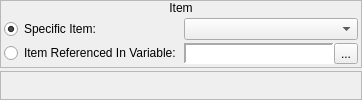
            <widget class="QWidget" name="hero_wItem">
             <layout class="QVBoxLayout" name="verticalLayout_62">
              <property name="spacing">
               <number>3</number>
              </property>
              <property name="margin">
               <number>0</number>
              </property>
              <item>
               <widget class="QFrame" name="frame_46">
                <property name="sizePolicy">
                 <sizepolicy hsizetype="Preferred" vsizetype="Fixed">
                  <horstretch>0</horstretch>
                  <verstretch>0</verstretch>
                 </sizepolicy>
                </property>
                <property name="frameShape">
                 <enum>QFrame::StyledPanel</enum>
                </property>
                <property name="frameShadow">
                 <enum>QFrame::Raised</enum>
                </property>
                <layout class="QVBoxLayout" name="verticalLayout_61">
                 <property name="spacing">
                  <number>0</number>
                 </property>
                 <property name="margin">
                  <number>0</number>
                 </property>
                 <item>
                  <widget class="QLabel" name="label_27">
                   <property name="sizePolicy">
                    <sizepolicy hsizetype="Preferred" vsizetype="Fixed">
                     <horstretch>0</horstretch>
                     <verstretch>0</verstretch>
                    </sizepolicy>
                   </property>
                   <property name="text">
                    <string>Item</string>
                   </property>
                   <property name="alignment">
                    <set>Qt::AlignCenter</set>
                   </property>
                  </widget>
                 </item>
                 <item>
                  <widget class="QWidget" name="widget_52" native="true">
                   <layout class="QHBoxLayout" name="horizontalLayout_54">
                    <property name="spacing">
                     <number>3</number>
                    </property>
                    <property name="margin">
                     <number>3</number>
                    </property>
                    <item>
                     <widget class="QWidget" name="widget_62" native="true">
                      <property name="sizePolicy">
                       <sizepolicy hsizetype="Fixed" vsizetype="Preferred">
                        <horstretch>0</horstretch>
                        <verstretch>0</verstretch>
                       </sizepolicy>
                      </property>
                      <layout class="QVBoxLayout" name="verticalLayout_69">
                       <property name="spacing">
                        <number>3</number>
                       </property>
                       <property name="margin">
                        <number>0</number>
                       </property>
                       <item>
                        <widget class="QRadioButton" name="heroitem_rbSpecificItem">
                         <property name="text">
                          <string>Specific Item:</string>
                         </property>
                         <property name="checked">
                          <bool>true</bool>
                         </property>
                        </widget>
                       </item>
                       <item>
                        <widget class="QRadioButton" name="heroitem_rbReferencedItem">
                         <property name="text">
                          <string>Item Referenced In Variable:</string>
                         </property>
                        </widget>
                       </item>
                      </layout>
                     </widget>
                    </item>
                    <item>
                     <widget class="QWidget" name="widget_63" native="true">
                      <layout class="QVBoxLayout" name="verticalLayout_75">
                       <property name="spacing">
                        <number>3</number>
                       </property>
                       <property name="margin">
                        <number>0</number>
                       </property>
                       <item>
                        <widget class="QComboBox" name="heroitem_cboxItems"/>
                       </item>
                       <item>
                        <widget class="QWidget" name="heroitem_wVariable" native="true">
                         <property name="sizePolicy">
                          <sizepolicy hsizetype="Preferred" vsizetype="Fixed">
                           <horstretch>0</horstretch>
                           <verstretch>0</verstretch>
                          </sizepolicy>
                         </property>
                         <layout class="QHBoxLayout" name="horizontalLayout_62">
                          <property name="spacing">
                           <number>0</number>
                          </property>
                          <property name="margin">
                           <number>0</number>
                          </property>
                          <item>
                           <widget class="QLabel" name="heroitem_lblVariable">
                            <property name="sizePolicy">
                             <sizepolicy hsizetype="Preferred" vsizetype="Preferred">
                              <horstretch>0</horstretch>
                              <verstretch>0</verstretch>
                             </sizepolicy>
                            </property>
                            <property name="minimumSize">
                             <size>
                              <width>150</width>
                              <height>0</height>
                             </size>
                            </property>
                            <property name="font">
                             <font>
                              <family>Monospace</family>
                             </font>
                            </property>
                            <property name="styleSheet">
                             <string notr="true">background-color: palette(base);</string>
                            </property>
                            <property name="frameShape">
                             <enum>QFrame::Panel</enum>
                            </property>
                            <property name="frameShadow">
                             <enum>QFrame::Sunken</enum>
                            </property>
                            <property name="lineWidth">
                             <number>2</number>
                            </property>
                            <property name="text">
                             <string/>
                            </property>
                           </widget>
                          </item>
                          <item>
                           <widget class="QToolButton" name="heroitem_bBrowseVariables">
                            <property name="text">
                             <string>...</string>
                            </property>
                            <property name="icon">
                             <iconset resource="gui_icons.qrc">
                              <normaloff>:/icons/fileopen.png</normaloff>:/icons/fileopen.png</iconset>
                            </property>
                           </widget>
                          </item>
                         </layout>
                        </widget>
                       </item>
                      </layout>
                     </widget>
                    </item>
                   </layout>
                  </widget>
                 </item>
                </layout>
               </widget>
              </item>
              <item>
               <widget class="QFrame" name="frame_47">
                <property name="frameShape">
                 <enum>QFrame::StyledPanel</enum>
                </property>
                <property name="frameShadow">
                 <enum>QFrame::Raised</enum>
                </property>
               </widget>
              </item>
             </layout>
            </widget>
